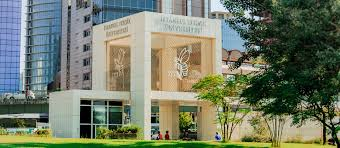
#> input picture OpenCv/photos/ITU.jpg, 340 x 148 px
$ python spaces.py
#> lines starting #> are read from the running program, lines starting #| are printed output that depends on the picture
import cv2 as cv
import matplotlib.pyplot as plt
#opencv displays images in BGR format but matplotlib displays images in RGB format so we need to convert the image to RGB format before displaying it using matplotlib

img = cv.imread('photos/ITU.jpg')
#> img is the input picture: shape (148, 340, 3); mean B, G, R 103.4, 123.7, 115.6
cv.imshow('ITU', img)

#BGR to Grayscale
gray = cv.cvtColor(img, cv.COLOR_BGR2GRAY)
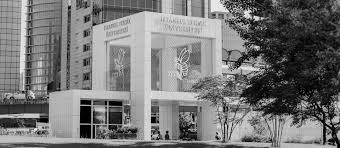
#> gray: shape (148, 340); min 0, max 251, mean 119
cv.imshow('Gray', gray)

#BGR to HSV
hsv = cv.cvtColor(img, cv.COLOR_BGR2HSV)
#> hsv: shape (148, 340, 3); mean H, S, V 54.9, 93.5, 132.6
cv.imshow('HSV', hsv)

#BGR to L*a*b
lab = cv.cvtColor(img, cv.COLOR_BGR2LAB)
#> lab: shape (148, 340, 3); mean of channels 0, 1, 2 127.3, 122.2, 138
cv.imshow('LAB', lab)

#BGR to RGB
rgb = cv.cvtColor(img, cv.COLOR_BGR2RGB)
cv.imshow('RGB', rgb)

#HSV to BGR
hsv_bgr = cv.cvtColor(hsv, cv.COLOR_LAB2BGR)
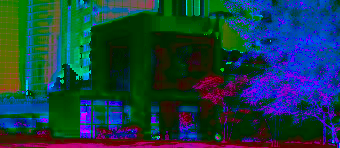
#> hsv_bgr: shape (148, 340, 3); mean B, G, R 68.3, 60.1, 24.4
cv.imshow('HSV to BGR', hsv_bgr)

plt.imshow(rgb)
plt.show()
cv.waitKey(0)

$ run again, with OpenCv/photos/face.jpg copied over OpenCv/photos/ITU.jpg
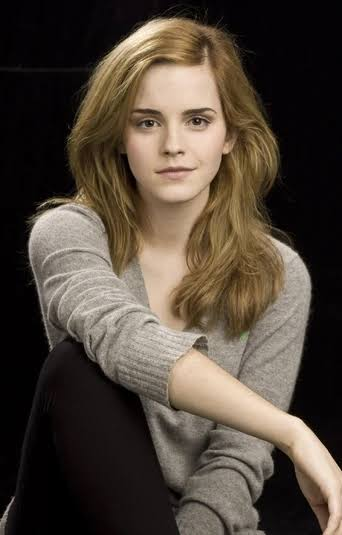
#> input picture OpenCv/photos/face.jpg, 342 x 535 px
#> img is the input picture: shape (535, 342, 3); mean B, G, R 58.6, 69.5, 80.5
#> `gray = cv.cvtColor(img, cv.COLOR_BGR2GRAY)`:
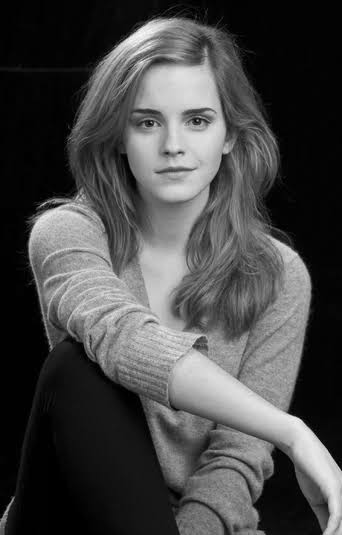
#> gray: shape (535, 342); min 0, max 249, mean 71.6
#> hsv: shape (535, 342, 3); mean H, S, V 59.7, 101.9, 80.6
#> lab: shape (535, 342, 3); mean of channels 0, 1, 2 74.2, 130.8, 135.5
#> `hsv_bgr = cv.cvtColor(hsv, cv.COLOR_LAB2BGR)`:
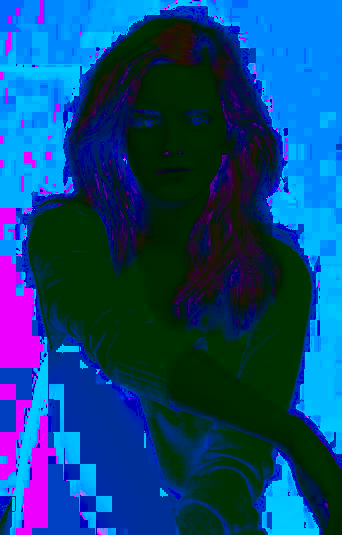
#> hsv_bgr: shape (535, 342, 3); mean B, G, R 122.8, 69.6, 13.3
